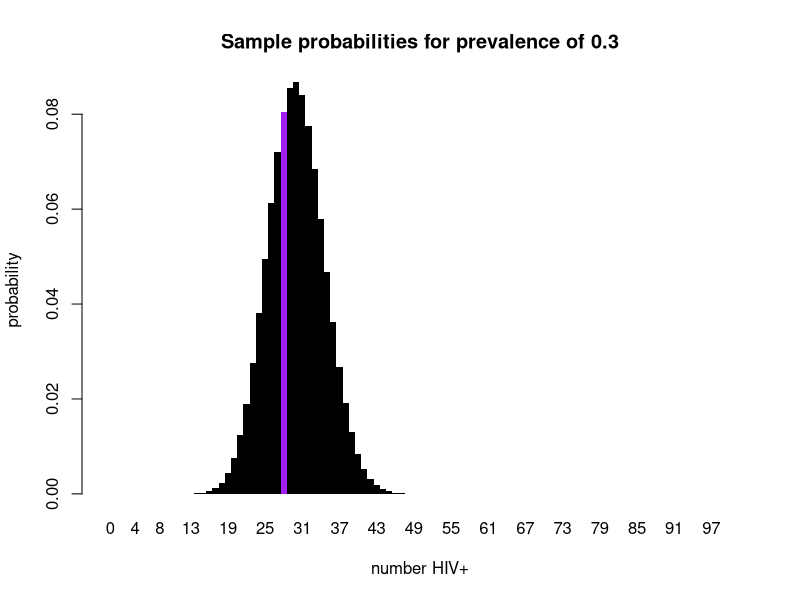
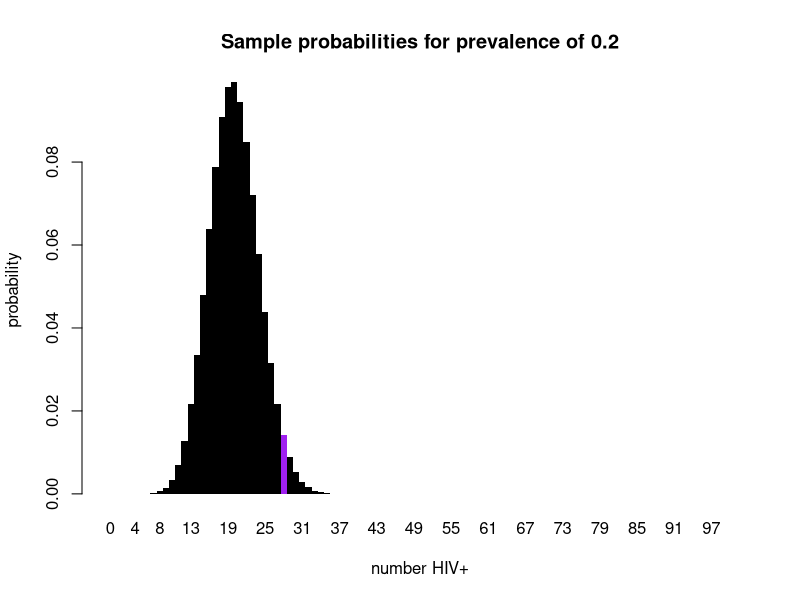
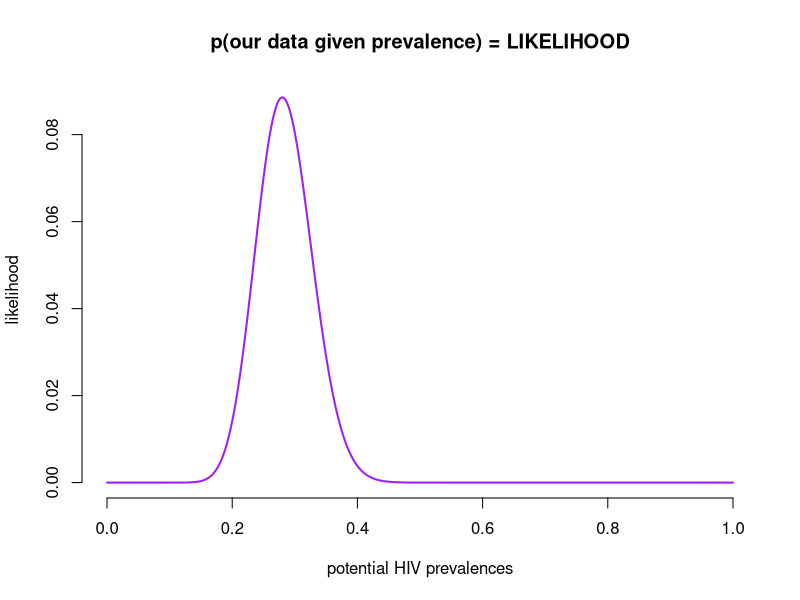
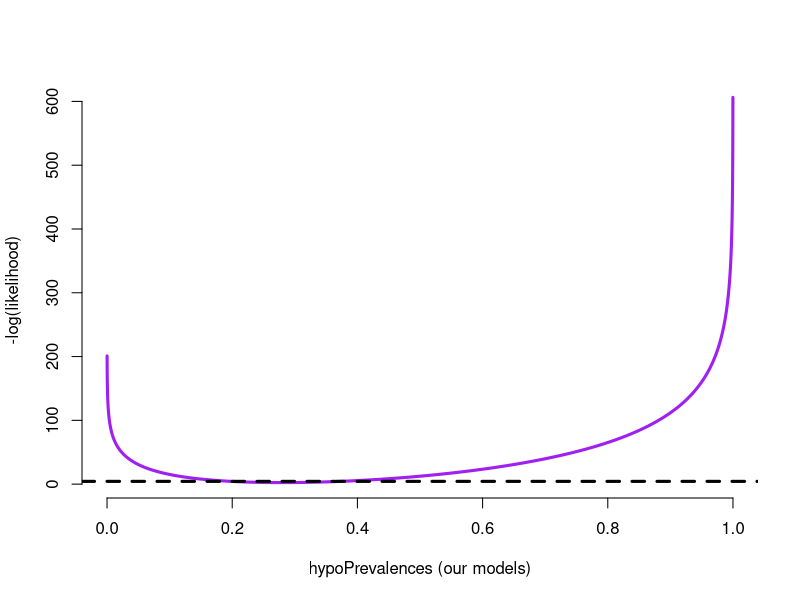
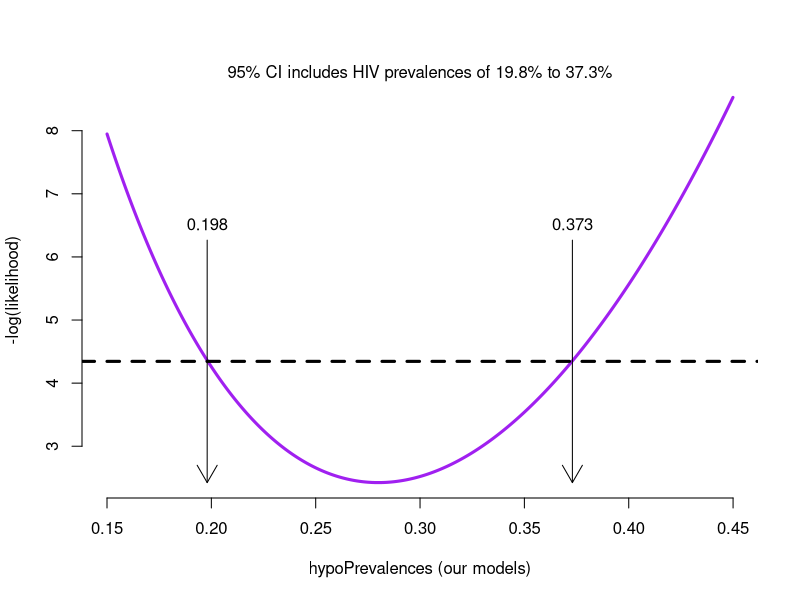
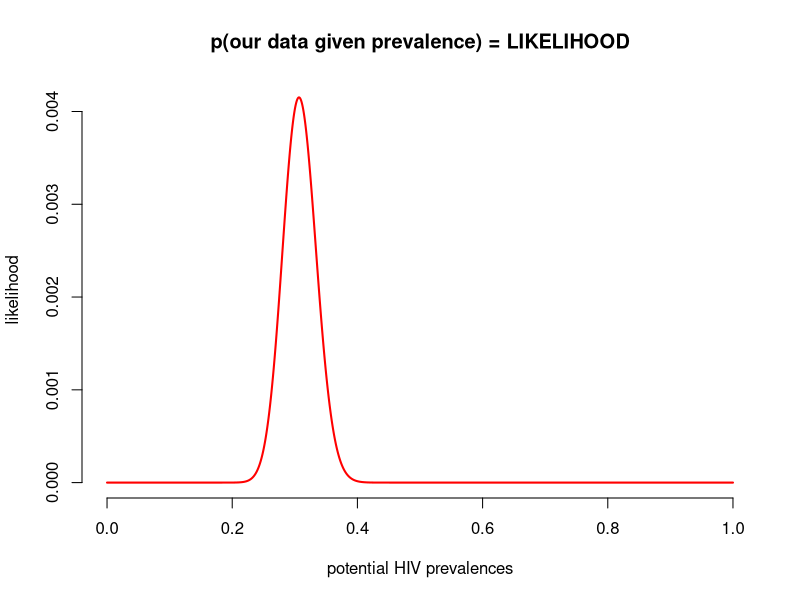
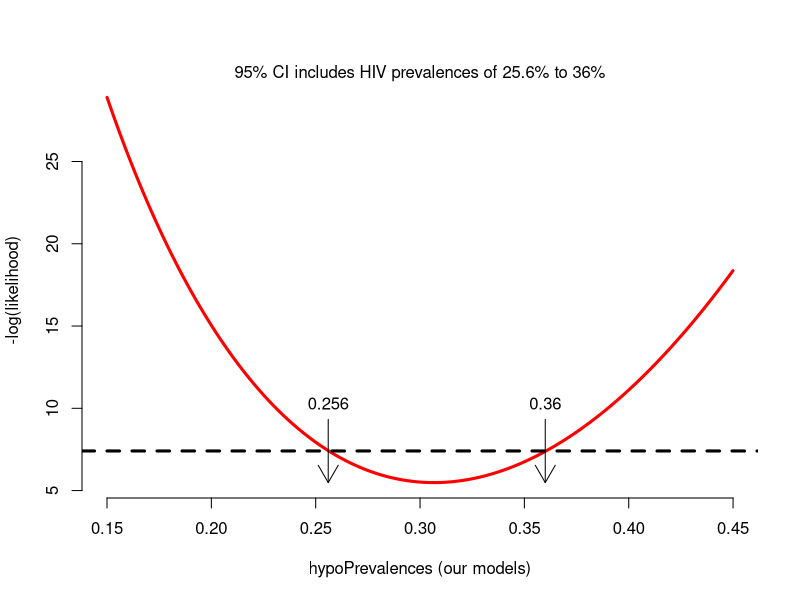

Generate these figures, in order, with R:
################################################################################

#### Lab: Introduction to Likelihood ####

################################################################################

## Clinic on the Meaningful Modeling of Epidemiological Data
## International Clinics on Infectious Disease Dynamics and Data (ICI3D) Program
## https://www.ici3d.org

## Attribution: Steve Bellan (2009)
##              Cari van Schalkwyk
##              Jonathan Dushoff
## Last updated: 2026 May 29

## Some Rights Reserved
## CC BY-NC 4.0 (https://creativecommons.org/licenses/by-nc/4.0/)

################################################################################

## The GOAL of this lab is to understand the concepts explored in the 
## Intro to Likelihood lecture.
## By the end of this lab, you should be able to:
##
##  * FIXME:
##  * FIXME:
##  * FIXME:
##
## NOTE: The comments will guide you through the lab but you
## should make sure you understand what the code is doing.  Some
## code may have question marks and cause errors. 
## You should fill these in; often you will find suggestions in the comments

## Before you start, it is a good idea to clear your workspace.
## In rstudio, do this with Session/Restart
## There is also a hotkey, which you should memorize and use frequently
## In plain R, just quit `q()` and then start again

################################################################################
#### Section 1: Sampling from a hypothetical population ####
################################################################################

## Imagine we are randomly sampling from a population of people in a town
## of size 1,000,000 and we sample 100 people from that population.
sampleSize <- 100
## We assume that the true HIV prevalence in the whole population 
## is 30%, i.e. 300,000 are HIV positive.
truePrev <- .3

## Let's take a sample
rbinom(1, sampleSize, truePrev)

## Examine 10 possible samples
rbinom(10, sampleSize, truePrev)

## If we set.seed, we can all work through the example the same way
set.seed(3)
samplePos <- rbinom(1, sampleSize, truePrev)
samplePrev <- samplePos/sampleSize
print(samplePrev) ## Should be 0.28

## Create a color vector for every possible number of HIV+ people we
## could have found when sampling 100 people (0:100 means 101
## possibilities). Then make the value we chose have a different
## color.
color.vec <- rep("black",sampleSize+1)
color.vec[samplePos+1] <-	"purple"

## Calculate the probability of getting every single possible value
## given the true prevalence
pvec <- dbinom(0:sampleSize,size=sampleSize, prob=truePrev)

### Create a histogram of these probabilities,
### highlighting the value we sampled.
barplot.obj <- barplot(pvec
	, xlab="number HIV+", names.arg=c(0:sampleSize)
	, ylab="probability", col=color.vec, border = NA, space =0
	, main = paste("Sample probabilities for prevalence of", truePrev)
)

################################################################################
#### Section 2: Evaluating hypothetical prevalence ####
################################################################################

## Someone is claiming that the true HIV prevalence in our population is 20%
hypoPrevVal <- .2

## Given our findings, how can we evaluate this claim?

## Calculate the probability of getting every single possible value
## given the _hypothesized prevalence
pvec <- dbinom(0:sampleSize,size=sampleSize, prob=hypoPrevVal)

### Create a histogram of these probabilities,
### highlighting the value we sampled.
barplot.obj <- barplot(pvec
	, xlab="number HIV+", names.arg=c(0:sampleSize)
	, ylab="probability", col=color.vec, border = NA, space =0
	, main = paste("Sample probabilities for prevalence of", hypoPrevVal)
)

##What is the probability of observing 28/100, under this hypothesised prevalence?
dbinom(samplePos, sampleSize, hypoPrevVal)

## This should correspond to the height of purple bar in the histogram

## Now do a classic test:

binom.test(samplePos, sampleSize, hypoPrevVal, alternative = "two.sided")

## Task 1: Explain what we learn from the binom.test
## Focus on the confidence intervals; don't worry about the P value (or about the "guess" (hypoPrevVal)

## Task 2: Repeat the above for two or three different examples 
## with different hypothesized prevalence and/or samplePos
## Explain what you see.

################################################################################
## Section 3: Maximum Likelihood approach to construct confidence intervals ####
################################################################################

## Create a vector of hypothesized prevalences spanning 0-1 with 10000 values
## These are all potential "null hypotheses".
hypoPrevs <- seq(0,1, length=10000)

## The likelihood of a prevalence is the probability of observing the data given the
## hypothesized prevalence:
## L(prevalence | data) = p(data | prevalence)
likelihoods <- dbinom(samplePos, sampleSize, hypoPrevs)

plot(hypoPrevs, likelihoods, col = "purple", type = "l", lwd = 2,
     xlab = "potential HIV prevalences", ylab = "likelihood",
     main = "p(our data given prevalence) = LIKELIHOOD",
     bty = "n")

## Note: this is not a probability distribution.
## ANY probability is a possible value for hypothesized prevalence
## There is no sensible way to add these up

###################################################################### 

## We look at likelihood on the log scale because that's easier numerically. 
## And we look at _negative_ log-likelihood because it's traditional
## (it is analogous to the sum of squares in a classic test)
plot(hypoPrevs, -log(likelihoods), type = "l", col = "purple", col.main = "white",
     bty = "n", lwd = 3, xlab = "hypoPrevalences (our models)",
     ylab = "-log(likelihood)",  main = "minimizing -log(likelihood)")

## We can use the Likelihood Ratio Test (LRT) to calculate confidence intervals. 
## There is a deep approximation here, but:
## the standard approach to LRT is to use a critical value of half 
## the critical value of a χ² distribution
## Degrees of freedom correspond to number of free parameters
## Typically we test one parameter at a time and use df=1
lrtCrit <- qchisq(.95, df = 1)/2
print(lrtCrit)

## We reject a hypothesized parameter value if its likelihood
## is this far below the optimum

## We can add a cutoff line to our plot
## The confidence interval under this approach is all the values 
## we _don't_ reject (the ones under the line)
min.l <- min(-log(likelihoods))
abline(h = min.l + lrtCrit, lwd = 3, lty = 2)

## It's hard to see this so let's zoom in

zmin <- 0.15
zmax <- 0.45

## See if you can figure out how the zoom works 🙂
zoom <- (hypoPrevs>=zmin) & (hypoPrevs <= zmax)
zPrevs <- hypoPrevs[zoom]
zLike <- likelihoods[zoom]

plot(zPrevs, -log(zLike), type = "l", col = "purple", col.main = "white",
     bty = "n", lwd = 3, xlab = "hypoPrevalences (our models)",
     ylab = "-log(likelihood)",  main = "we minimizing -log(likelihood)")
abline(h = min.l + lrtCrit, lwd = 3, lty = 2)

## Calculate CI
ci.likelihood <- range(hypoPrevs[-log(likelihoods) < min.l + lrtCrit])
print(ci.likelihood)

## Add a title and some arrows to the plot
ci.l <- signif(ci.likelihood[1],3)
ci.u <- signif(ci.likelihood[2],3)
mtext(paste("95% CI includes HIV prevalences of ", ci.l*100, "% to ", ci.u*100, "%", sep=""), side = 3, line =0)
arrows(ci.l, min.l + 2*lrtCrit, ci.l, min.l, length = .2)
arrows(ci.u, min.l + 2*lrtCrit, ci.u, min.l, length = .2)
text(ci.l, min.l + 2*lrtCrit, ci.l,cex = 1,pos = 3)
text(ci.u, min.l + 2*lrtCrit, ci.u,cex = 1,pos = 3)

## Compare confidence intervals calculated using binom.test() and using the Likelihood
## Ratio Test.
binom.test(samplePos, sampleSize, samplePos/sampleSize, alternative = "two.sided")
print(ci.likelihood)

## Are the results similar?

## Task 3: We do another prevalence survey, sampling 200 people from the same population with a true HIV prevalence of 30%
## We believe that the two samples are independent of each other 
## This time we get 64 positives
samplePos2 <- 64
sampleSize2 <- 200

## The likelihood of a prevalence is the probability of observing the new data given the
## hypothesized prevalence:
likelihoods2 <- dbinom(samplePos2, sampleSize2, hypoPrevs)

## The total likelihood of a prevalence is the probability of observing both these data points
## given the hypothesized prevalences 
totlikelihood <- likelihoods*likelihoods2
## Note: it's generally better practice to do all computations on the 
## log likelihood scale, so we could have equivalently taken the logs and then
## written totalLogLike <- logLikes + logLikes2
## But here we wanted to stay with total for a while to show a comparison curve

## Let's see what the total likelihood curve looks like:
plot(hypoPrevs, totlikelihood, col = "red", type = "l", lwd = 2,
     xlab = "potential HIV prevalences", ylab = "likelihood",
     main = "p(our data given prevalence) = LIKELIHOOD",
     bty = "n")

## What are two differences that you notice about this curve? 

## The MLE of prevalence given both sets of data is: 
(samplePos+samplePos2)/(sampleSize+sampleSize2)

## We can derive a confidence interval for this estimate, in a similar way to the above, considering the total likelihood:
plot(hypoPrevs[zoom], -log(totlikelihood[zoom])
	, type = "l", col = "red", col.main = "white"
	## ylim=c(0,10)
	, bty = "n", lwd = 3, xlab = "hypoPrevalences (our models)"
	, ylab = "-log(likelihood)"
)

min.l <- min(-log(totlikelihood))
abline(h = min.l + lrtCrit, lwd = 3, lty = 2)

## Calculate CI
ci.likelihood <- range(hypoPrevs[-log(totlikelihood) < min.l + lrtCrit])
print(ci.likelihood)

## Add a title and some arrows to the plot
ci.l <- signif(ci.likelihood[1],3)
ci.u <- signif(ci.likelihood[2],3)
mtext(paste("95% CI includes HIV prevalences of ", ci.l*100, "% to ", ci.u*100, "%", sep=""), side = 3, line =0)
arrows(ci.l, min.l + 2*lrtCrit, ci.l, min.l, length = .2)
arrows(ci.u, min.l + 2*lrtCrit, ci.u, min.l, length = .2)
text(ci.l, min.l + 2*lrtCrit, ci.l,cex = 1,pos = 3)
text(ci.u, min.l + 2*lrtCrit, ci.u,cex = 1,pos = 3)

## Compare this confidence interval to the one that used only the first sample. What do you notice?

## Let us again compare confidence intervals calculated using binom.test() and using the Likelihood
## Ratio Test.
binom.test(samplePos+samplePos2, sampleSize+sampleSize2, (samplePos+samplePos2)/(sampleSize+sampleSize2), alternative = "two.sided")

print(ci.likelihood)

## Are the results similar?

## Task 4: Consider the following questions:

## For this example, do you think it was worth the trouble constructing Likelihood based confidence intervals (CIs)?
## Under what circumstances might you use classical tests for CIs?
## Under what circumstances would likelihood-based tests be better for CIs?

################################################################################
#### Section 4: Bayesian calculations using MMEV example ####
################################################################################
## MMEV is a viral infection that can cause a serious disease (called MMED)
## MMED patients are unable to control their urge to fit models to data
## The rapid MMEV test gives a positive result:
##   -- 100% of the time for people with the virus (sensitivity)
##   -- 5% of the time for people without the virus (false positive rate)
##   -- The population prevalence of MMEV is 1%
##
## You test a random person from this population, and the result is positive.
## What is the probability that they have MMEV?
## 
## Using Bayes theorem:
## 
## P(MMEV ∣ +) = P(+ ∣ MMEV)P(MMEV) / P(+)	
## 
## Let's break that down:
## P(+ ∣ MMEV) or the probablity that you test positive if you have the virus or sensitivity
sensitivity <- 1
##
## P(MMEV) or the probability that this random person has MMEV is the population prevalence 
prevalence <- 0.01
##
## P(+) is the total probability of testing positive. 
## Since some people without the virus will also test positive, 
false_positive_rate <- 0.05

## P(+) is: 
## P(+ | MMEV)P(MMEV) plus P(+ | no MMEV)P(no MMEV)
##
## Our posterior estimate of P(MMEV) is a ratio:
## the probability of seeing what we saw (a positive test) with MMEV
## over the total probability of seeing what we saw
(sensitivity * prevalence) / (sensitivity * prevalence + false_positive_rate*(1-prevalence))

## Task 5: 
## How does the probability of having MMEV after a positive test change if prevalence changes to 10%

## What if prevalence stays at 1%, but the false positive rate reduces to 2.5%?

## What if the sensitivity drops to 95%?
